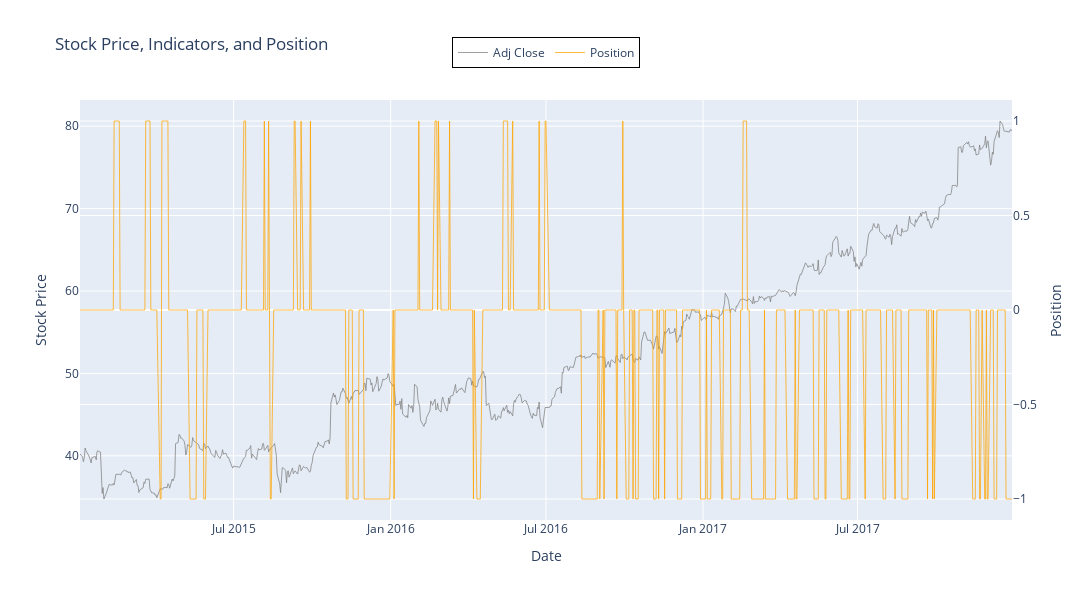

Notebook source saved alongside this figure:
### Markdown cell above
### <font color = red> Answer 3 is presented in the cell below: </font>

### Code cell
fig = go.Figure()

fig.add_trace(
    go.Scatter(
        x=TA_stock_data.index, 
        y=TA_stock_data["Adj Close"], 
        mode='lines', 
        line=dict(color='grey', width=0.75), 
        name='Adj Close'
    )
)

fig.add_trace(
    go.Scatter(
        x=TA_stock_data.index, 
        y=TA_stock_data["Position"], 
        mode='lines', 
        line=dict(color='orange', width=0.75), 
        name='Position',
        yaxis='y2'  # Assign to secondary axis
    )
)

fig.update_layout(
    title='Stock Price, Indicators, and Position',
    xaxis_title='Date',
    yaxis_title='Stock Price',
    yaxis2=dict(
        title="Position", 
        overlaying='y', 
        side='right'
    ),
    width=1200,  
    height=600,  
    legend=dict(
        x=0.5,
        y=1.15,
        xanchor='center',
        yanchor='top',
        orientation='h',
        traceorder='normal',
        bordercolor='Black',
        borderwidth=1
    )
)

# Show figure
fig.show()

### Figure 1 — Plotly figure (JSON) as saved in the notebook; plotly's stock layout.template omitted (floating-point values rounded to 4 significant figures; data arrays with more than 128 entries replaced by an {"elided": "..."} marker saying what was removed)
{"data": [{"line": {"color": "grey", "width": 0.75}, "mode": "lines", "name": "Adj Close", "type": "scatter", "x": {"elided": "755 str values"}, "y": {"elided": "755 float values"}}, {"line": {"color": "orange", "width": 0.75}, "mode": "lines", "name": "Position", "type": "scatter", "x": {"elided": "755 str values"}, "y": {"elided": "755 int values"}, "yaxis": "y2"}], "layout": {"height": 600, "legend": {"bordercolor": "Black", "borderwidth": 1, "orientation": "h", "traceorder": "normal", "x": 0.5, "xanchor": "center", "y": 1.15, "yanchor": "top"}, "title": {"text": "Stock Price, Indicators, and Position"}, "width": 1200, "xaxis": {"title": {"text": "Date"}}, "yaxis": {"title": {"text": "Stock Price"}}, "yaxis2": {"overlaying": "y", "side": "right", "title": {"text": "Position"}}}}
